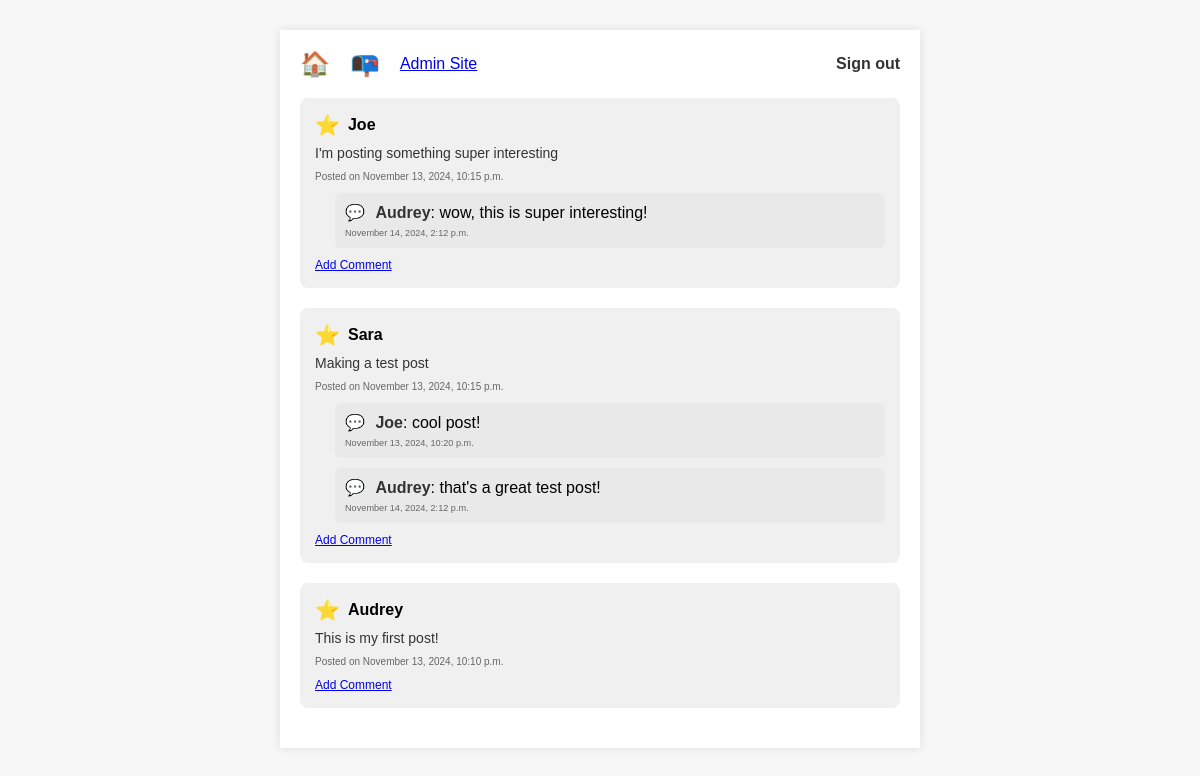
The page / (signed in) on the database its author committed.
### intro_app/models.py (models this page shows, shortened)
class Post(models.Model):
    post_id = models.AutoField(primary_key=True)
    contents = models.TextField()
    user = models.ForeignKey('intro_app.User', on_delete=models.CASCADE, related_name='posts')
    created_at = models.DateTimeField(default=timezone.now)

class User(AbstractBaseUser, PermissionsMixin):
    user_id = models.AutoField(primary_key=True)
    email = models.EmailField(unique=True, max_length=255, null=True, blank=True)
    name = models.CharField(max_length=255, null=True, blank=True)
    admin = models.BooleanField(default=False)
    is_staff = models.BooleanField(default=False)
    is_active = models.BooleanField(default=True)
    password = models.CharField(max_length=128)
    objects = CustomUserManager()
    USERNAME_FIELD = 'email'
    REQUIRED_FIELDS = []

class Comment(models.Model):
    comment_id = models.AutoField(primary_key=True)
    contents = models.TextField()
    user = models.ForeignKey('intro_app.User', on_delete=models.CASCADE, related_name='comments')
    post = models.ForeignKey('intro_app.Post', on_delete=models.CASCADE, related_name='comments')
    created_at = models.DateTimeField(default=timezone.now)

### intro_app/views.py (the view)
# urls.py: path('', views.view_posts, name='home')
def view_posts(request):
    posts = Post.objects.all().order_by("-created_at")
    comment_form = forms.CommentForm() #initialize the comment form
    return render(request, 'intro_app/home.html', {'posts': posts, 'form' : comment_form})

### intro_app/templates/intro_app/home.html (shortened to what this page needs)
<!DOCTYPE html>
<html lang="en">
<head>
</head>
<body>
    <div class="container">
        <div class="navbar">
            <a href="/" class="nav-item">🏠</a>
            <a href="/new_post/" class="nav-item">📭</a>
            {% if request.user.is_staff %}
            <a href="/admin/" class="admin-sign-in">Admin Site</a>
            {% endif %}
            {% if request.user.is_authenticated %}
            <a href="/logout/" class="sign-in">Sign out</a>
            {% endif %}
        </div>
        {% for post in posts %}
        <div class="post">
            <div class="user-info">
                <span class="icon">⭐</span>
                <span class="username">{{ post.user.name }}</span>
            </div>
            <div class="post-content">
                {{ post.contents }}
            </div>
            <div class="post-date">
                <small>Posted on {{ post.created_at|date:"F j, Y, g:i a" }}</small>
            </div>
            {% for comment in post.comments.all %}
            <div class="comment">
                <span class="icon">💬</span>
                <span class="username">{{ comment.user.name }}</span>: {{ comment.contents }}
                <div class="comment-date">
                    <small>{{ comment.created_at|date:"F j, Y, g:i a" }}</small>
                </div>
            </div>
            {% endfor %}
            <a class="add_comment" href="javascript:void(0);" onclick="showCommentForm('{{ post.post_id }}')">Add Comment</a>
        </div>
        {% endfor %}
    </div>
</body>
</html>

### intro_app/templates/intro_app/home.html (style rules this page uses)
body { font-family: Arial, sans-serif; background-color: #f7f7f7; margin: 0; padding: 0; display: flex; justify-content: center; }
.container { width: 100%; max-width: 600px; padding: 20px; background-color: #ffffff; box-shadow: 0px 0px 10px rgba(0, 0, 0, 0.1); margin-top: 30px; }
.navbar { display: flex; justify-content: space-between; align-items: center; margin-bottom: 20px; gap: 20px; }
.nav-item { font-size: 24px; text-decoration: none; }
.sign-in { margin-left: auto; text-decoration: none; color: #333; font-weight: bold; }
.post { background-color: #f0f0f0; padding: 15px; border-radius: 8px; margin-bottom: 20px; }
.user-info { display: flex; align-items: center; margin-bottom: 8px; }
.icon { font-size: 20px; margin-right: 8px; }
.username { font-weight: bold; }
.post-content { font-size: 14px; color: #333; margin-bottom: 8px; }
.post-date { font-size: 12px; color: #666; }
.comment { background-color: #e9e9e9; padding: 10px; border-radius: 6px; margin-top: 10px; margin-left: 20px; }
.comment .icon { font-size: 16px; margin-right: 6px; color: #333; }
.comment .username { font-weight: bold; color: #333; }
.comment-date { font-size: 11px; color: #666; margin-top: 4px; }
.add_comment { display: inline-block; font-size: 12px; margin-top: 10px; }

### rows shown on the page
Post: user.name "Joe", contents "I'm posting something super interesting", created_at "November 13, 2024, 10:15 p.m."
Comment: user.name "Audrey", contents "wow, this is super interesting!", created_at "November 14, 2024, 2:12 p.m."
Post: user.name "Sara", contents "Making a test post", created_at "November 13, 2024, 10:15 p.m."
Comment: user.name "Joe", contents "cool post!", created_at "November 13, 2024, 10:20 p.m."
Comment: user.name "Audrey", contents "that's a great test post!", created_at "November 14, 2024, 2:12 p.m."
Post: user.name "Audrey", contents "This is my first post!", created_at "November 13, 2024, 10:10 p.m."
